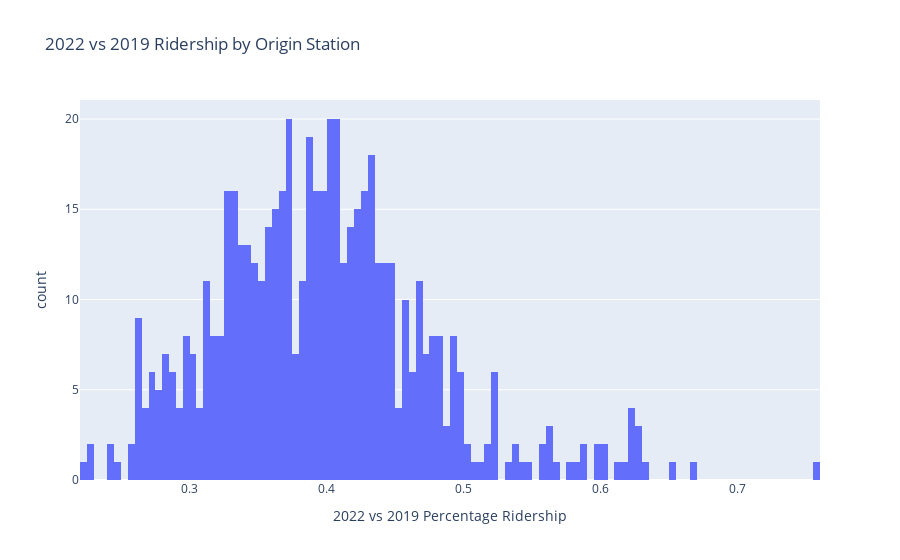

Notebook source saved alongside this figure:
### Code cell
import plotly.graph_objects as go
orig = px.histogram(origin_stations, x="ratio", nbins=120,
             labels={"count":"Number of stations","ratio":"2022 vs 2019 Percentage Ridership"}, 
             title = "2022 vs 2019 Ridership by Origin Station",
             )
orig.show()

### Figure 1 — Plotly figure (JSON) as saved in the notebook; plotly's stock layout.template omitted (floating-point values rounded to 4 significant figures; data arrays with more than 128 entries replaced by an {"elided": "..."} marker saying what was removed)
{"data": [{"alignmentgroup": "True", "bingroup": "x", "hovertemplate": "2022 vs 2019 Percentage Ridership=%{x}<br>count=%{y}<extra></extra>", "legendgroup": "", "marker": {"color": "#636efa", "pattern": {"shape": ""}}, "name": "", "nbinsx": 120, "offsetgroup": "", "orientation": "v", "showlegend": false, "type": "histogram", "x": {"elided": "576 float values"}, "xaxis": "x", "yaxis": "y"}], "layout": {"autosize": true, "barmode": "relative", "legend": {"tracegroupgap": 0}, "title": {"text": "2022 vs 2019 Ridership by Origin Station"}, "xaxis": {"anchor": "y", "autorange": true, "domain": [0, 1], "range": [0.22, 0.76], "title": {"text": "2022 vs 2019 Percentage Ridership"}, "type": "linear"}, "yaxis": {"anchor": "x", "autorange": true, "domain": [0, 1], "range": [0, 21.05], "title": {"text": "count"}}}}
